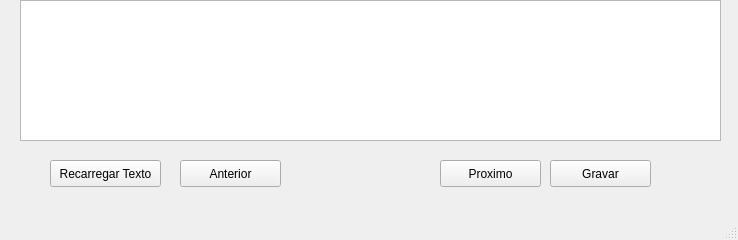
<?xml version="1.0" encoding="UTF-8"?>
<ui version="4.0">
 <class>MainWindow</class>
 <widget class="QMainWindow" name="MainWindow">
  <property name="geometry">
   <rect>
    <x>0</x>
    <y>0</y>
    <width>738</width>
    <height>240</height>
   </rect>
  </property>
  <property name="windowTitle">
   <string>MainWindow</string>
  </property>
  <widget class="QWidget" name="centralwidget">
   <widget class="QPushButton" name="bt_proximo">
    <property name="geometry">
     <rect>
      <x>440</x>
      <y>160</y>
      <width>101</width>
      <height>27</height>
     </rect>
    </property>
    <property name="text">
     <string>Proximo</string>
    </property>
   </widget>
   <widget class="QPushButton" name="bt_recarregar">
    <property name="geometry">
     <rect>
      <x>50</x>
      <y>160</y>
      <width>111</width>
      <height>27</height>
     </rect>
    </property>
    <property name="text">
     <string>Recarregar Texto</string>
    </property>
   </widget>
   <widget class="QPushButton" name="bt_gravar">
    <property name="geometry">
     <rect>
      <x>550</x>
      <y>160</y>
      <width>101</width>
      <height>27</height>
     </rect>
    </property>
    <property name="text">
     <string>Gravar</string>
    </property>
   </widget>
   <widget class="QPushButton" name="bt_anterior">
    <property name="geometry">
     <rect>
      <x>180</x>
      <y>160</y>
      <width>101</width>
      <height>27</height>
     </rect>
    </property>
    <property name="text">
     <string>Anterior</string>
    </property>
   </widget>
   <widget class="QPlainTextEdit" name="plainTextEdit">
    <property name="geometry">
     <rect>
      <x>20</x>
      <y>0</y>
      <width>701</width>
      <height>141</height>
     </rect>
    </property>
   </widget>
  </widget>
  <widget class="QMenuBar" name="menubar">
   <property name="geometry">
    <rect>
     <x>0</x>
     <y>0</y>
     <width>738</width>
     <height>27</height>
    </rect>
   </property>
  </widget>
  <widget class="QStatusBar" name="statusbar"/>
 </widget>
 <resources/>
 <connections/>
</ui>
